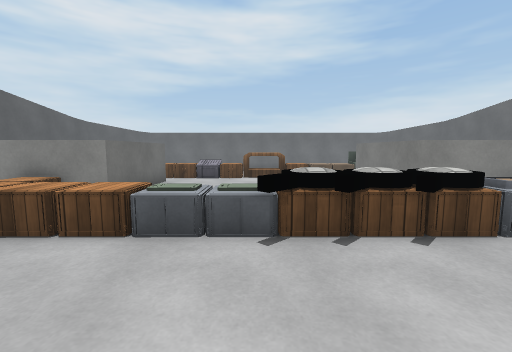
view 1 (above)

16 first-person views from a walk through a 3-D level made in the Unity game engine. The camera is 1.2 m above the floor, tilts 6° down and sees 90° across. The floor is counted in squares, 1 m on a side. Each view is taken from the middle of a square. On the plan, view 1 faces up. The plan holds only what a view shows up to about 12 squares ahead; the rest is blank. The place goes on beyond the plan. The player is left out. Some animated figures are left out. Surface patterns are stand-ins for the level's own textures.

view 2
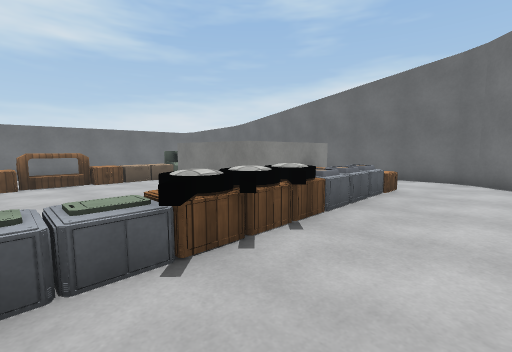

view 3
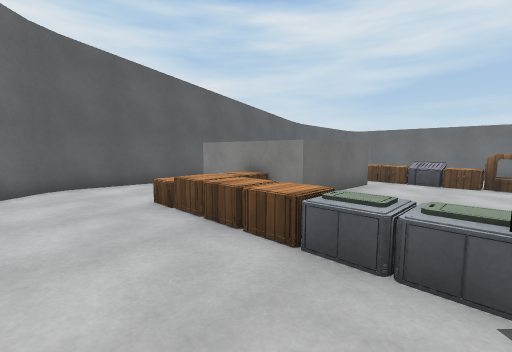

view 4
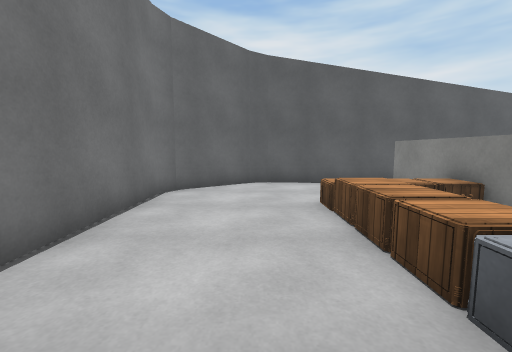

view 5
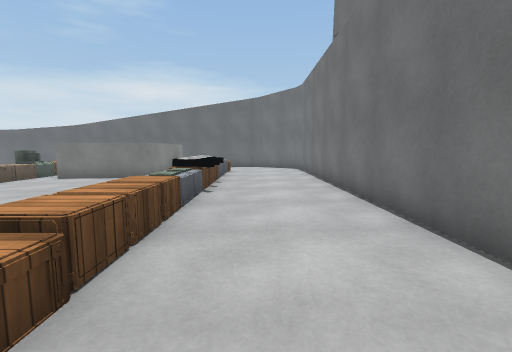

view 6
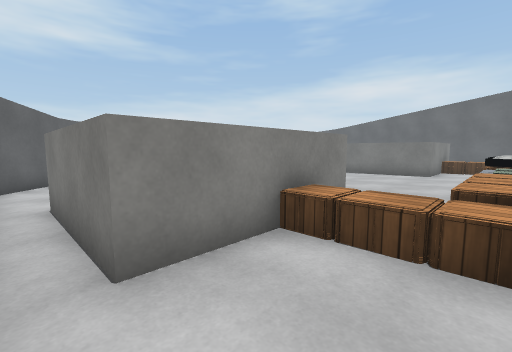

view 7
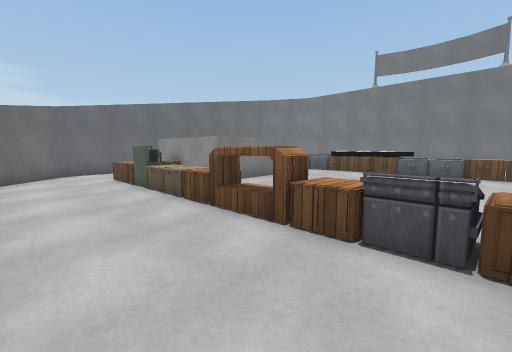

view 8
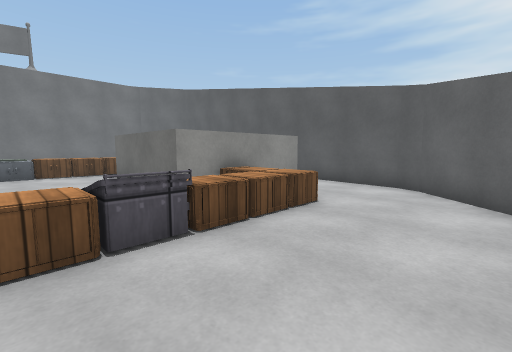

view 9
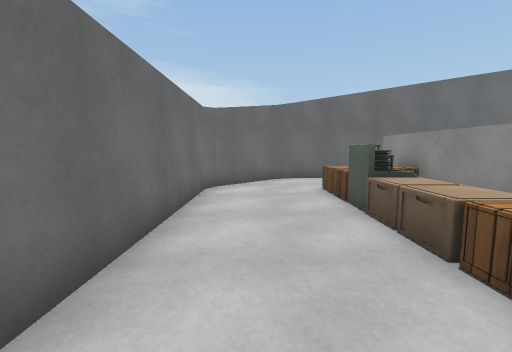

view 10
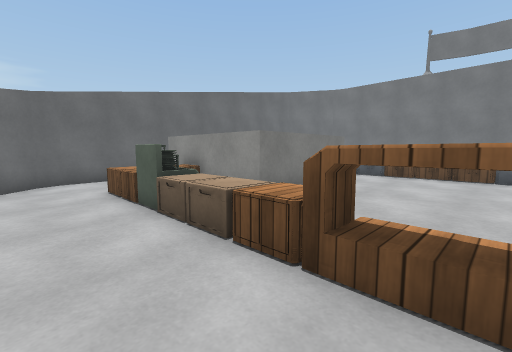

view 11
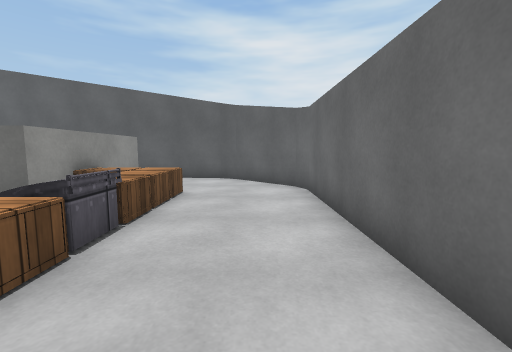

view 12
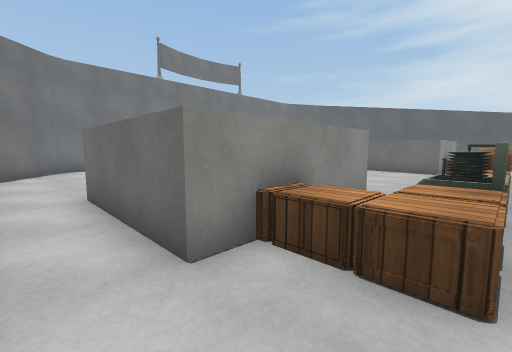

view 13
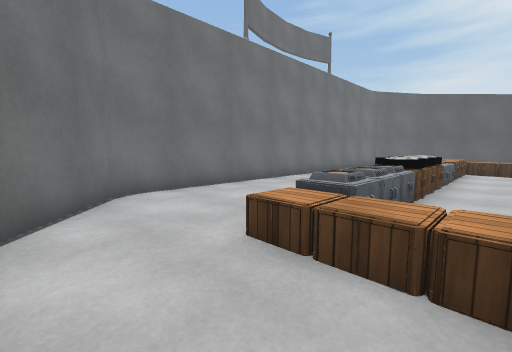

view 14
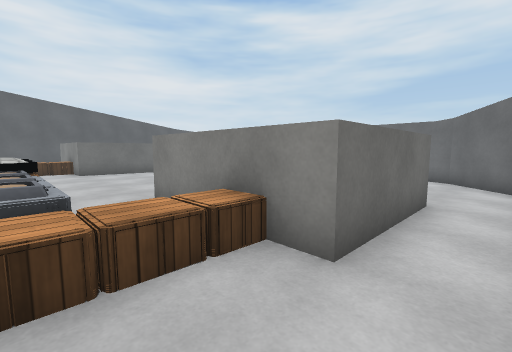

view 15
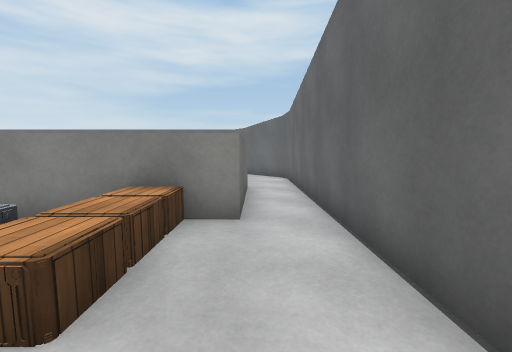

view 16
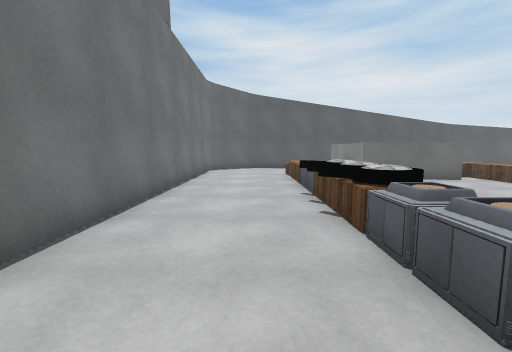

### Floor plan
Key: @ floor where view 1 was taken; # wall or solid block; . main floor; - floor 0.25 m lower than the main floor; ^ raised ledge; v drop or lower ground; O other object.
Columns run from 10 left of view 1 to 11 right of it. Each row starts with its distance up from view 1.
 17   ##################
 16  ##----------------##
 15  #------------------#
 14 ##------------------##
 13 #---OOOOOOOOOOOOOOO--#
 12 #---OOOOOOOOOOOOOOO--#
 11 #--^OOvvvvvvvvv^^OO--#
 10 #-^   ^vvvvvvv^    ^-#
  9 #-^   ^vvvvvvv^    ^-#
  8 #-^   ^vvvvvvv^    ^-#
  7 #.^^^^^vvvvvvv^^^^^^.#
  6 #...OOvvvvvvvvvvvOO..#
  5 #...OOvvvOOvvvOOv O..#
  4 #...OOOOOOOOOOOOO O..#
  3 #.........OOO........#
  2 ##..................##
  1  #..................#
  0  ##.......@........##
 -1   ##################

Where each view was taken, in squares from view 1:
view 1: 0 up, 0 right, facing up
view 2: 1 up, 1 left, facing up-right
view 3: 1 up, 0 right, facing up-left
view 4: 2 up, 0 right, facing left
view 5: 2 up, 7 left, facing right
view 6: 4 up, 9 left, facing up-right
view 7: 16 up, 3 left, facing down-right
view 8: 16 up, 1 left, facing down-left
view 9: 15 up, 0 right, facing right
view 10: 15 up, 0 right, facing down-right
view 11: 15 up, 1 right, facing left
view 12: 13 up, 10 right, facing down-left
view 13: 6 up, 10 right, facing down-left
view 14: 4 up, 10 right, facing up-left
view 15: 2 up, 9 right, facing up
view 16: 2 up, 7 right, facing left
